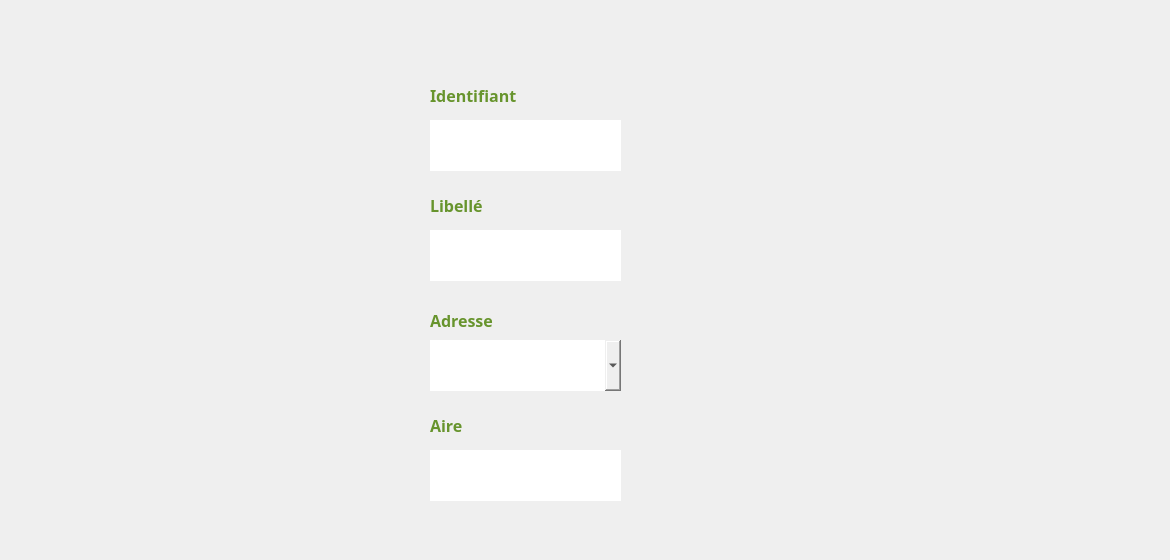
    <widget class="QWidget" name="AJ_ZV">
     <property name="styleSheet">
      <string notr="true">#AJ_ZV{
background-color: transparent;
border-image: url(:back2.jpg);
background: none;
border: none;
background-repeat: none;
}
</string>
     </property>
     <widget class="QComboBox" name="comboBox_Adresse_ZV_AJ">
      <property name="geometry">
       <rect>
        <x>430</x>
        <y>340</y>
        <width>191</width>
        <height>51</height>
       </rect>
      </property>
      <property name="font">
       <font>
        <family>Javanese Text</family>
        <pointsize>12</pointsize>
       </font>
      </property>
      <property name="styleSheet">
       <string notr="true">#comboBox_Adresse_ZV_AJ {
background-color: transparent;
border-image: url(:ch_ZV.png);
background: none;
border: none;
background-repeat: none;
}
</string>
      </property>
     </widget>
     <widget class="QLineEdit" name="lineEdit_Aire_ZV_AJ">
      <property name="geometry">
       <rect>
        <x>430</x>
        <y>450</y>
        <width>191</width>
        <height>51</height>
       </rect>
      </property>
      <property name="font">
       <font>
        <family>Javanese Text</family>
        <pointsize>12</pointsize>
       </font>
      </property>
      <property name="styleSheet">
       <string notr="true">#lineEdit_Aire_ZV_AJ {
background-color: transparent;
border-image: url(:ch_ZV.png);
background: none;
border: none;
background-repeat: none;
}
</string>
      </property>
      <property name="alignment">
       <set>Qt::AlignCenter</set>
      </property>
     </widget>
     <widget class="QLabel" name="label_34">
      <property name="geometry">
       <rect>
        <x>430</x>
        <y>410</y>
        <width>141</width>
        <height>31</height>
       </rect>
      </property>
      <property name="font">
       <font>
        <family>Segoe Print</family>
       </font>
      </property>
      <property name="text">
       <string>&lt;html&gt;&lt;head/&gt;&lt;body&gt;&lt;p&gt;&lt;span style=&quot; font-size:12pt; font-weight:600; color:#67942d;&quot;&gt;Aire&lt;/span&gt;&lt;/p&gt;&lt;/body&gt;&lt;/html&gt;</string>
      </property>
     </widget>
     <widget class="QLineEdit" name="lineEdit_Libelle_ZV_AJ">
      <property name="geometry">
       <rect>
        <x>430</x>
        <y>230</y>
        <width>191</width>
        <height>51</height>
       </rect>
      </property>
      <property name="font">
       <font>
        <family>Javanese Text</family>
        <pointsize>12</pointsize>
       </font>
      </property>
      <property name="styleSheet">
       <string notr="true">#lineEdit_Libelle_ZV_AJ {
background-color: transparent;
border-image: url(:ch_ZV.png);
background: none;
border: none;
background-repeat: none;
}
</string>
      </property>
      <property name="alignment">
       <set>Qt::AlignCenter</set>
      </property>
     </widget>
     <widget class="QLabel" name="label_37">
      <property name="geometry">
       <rect>
        <x>430</x>
        <y>300</y>
        <width>91</width>
        <height>41</height>
       </rect>
      </property>
      <property name="font">
       <font>
        <family>Segoe Print</family>
       </font>
      </property>
      <property name="text">
       <string>&lt;html&gt;&lt;head/&gt;&lt;body&gt;&lt;p&gt;&lt;span style=&quot; font-size:12pt; font-weight:600; color:#67942d;&quot;&gt;Adresse&lt;/span&gt;&lt;/p&gt;&lt;/body&gt;&lt;/html&gt;</string>
      </property>
     </widget>
     <widget class="QLabel" name="label_38">
      <property name="geometry">
       <rect>
        <x>430</x>
        <y>190</y>
        <width>181</width>
        <height>31</height>
       </rect>
      </property>
      <property name="font">
       <font>
        <family>Segoe Print</family>
       </font>
      </property>
      <property name="text">
       <string>&lt;html&gt;&lt;head/&gt;&lt;body&gt;&lt;p&gt;&lt;span style=&quot; font-size:12pt; font-weight:600; color:#67942d;&quot;&gt;Libellé&lt;/span&gt;&lt;/p&gt;&lt;/body&gt;&lt;/html&gt;</string>
      </property>
     </widget>
     <widget class="QLineEdit" name="lineEdit_Identifiant_ZV_AJ">
      <property name="geometry">
       <rect>
        <x>430</x>
        <y>120</y>
        <width>191</width>
        <height>51</height>
       </rect>
      </property>
      <property name="font">
       <font>
        <family>Javanese Text</family>
        <pointsize>12</pointsize>
       </font>
      </property>
      <property name="styleSheet">
       <string notr="true">#lineEdit_Identifiant_ZV_AJ {
background-color: transparent;
border-image: url(:ch_ZV.png);
background: none;
border: none;
background-repeat: none;
}
</string>
      </property>
      <property name="text">
       <string/>
      </property>
      <property name="alignment">
       <set>Qt::AlignCenter</set>
      </property>
     </widget>
     <widget class="QLabel" name="label_39">
      <property name="geometry">
       <rect>
        <x>430</x>
        <y>80</y>
        <width>181</width>
        <height>31</height>
       </rect>
      </property>
      <property name="font">
       <font>
        <family>Segoe Print</family>
       </font>
      </property>
      <property name="text">
       <string>&lt;html&gt;&lt;head/&gt;&lt;body&gt;&lt;p&gt;&lt;span style=&quot; font-size:12pt; font-weight:600; color:#67942d;&quot;&gt;Identifiant&lt;/span&gt;&lt;/p&gt;&lt;/body&gt;&lt;/html&gt;</string>
      </property>
     </widget>
     <widget class="QPushButton" name="pushButton_Annuler_ZV">
      <property name="geometry">
       <rect>
        <x>890</x>
        <y>500</y>
        <width>161</width>
        <height>51</height>
       </rect>
      </property>
      <property name="styleSheet">
       <string notr="true">#pushButton_Annuler_ZV {
background-color: transparent;
border-image: url(:Annuler_ZV.png);
background: none;
border: none;
background-repeat: none;
}</string>
      </property>
      <property name="text">
       <string/>
      </property>
     </widget>
     <widget class="QPushButton" name="pushButton_Close_Envir_8">
      <property name="geometry">
       <rect>
        <x>1130</x>
        <y>10</y>
        <width>31</width>
        <height>31</height>
       </rect>
      </property>
      <property name="styleSheet">
       <string notr="true">#pushButton_Close_Envir_8 {
background-color: transparent;
border-image: url(:close.png);
background: none;
border: none;
background-repeat: none;
}
</string>
      </property>
      <property name="text">
       <string/>
      </property>
     </widget>
     <widget class="QPushButton" name="pushButton_Save_ZV">
      <property name="geometry">
       <rect>
        <x>890</x>
        <y>430</y>
        <width>161</width>
        <height>51</height>
       </rect>
      </property>
      <property name="styleSheet">
       <string notr="true">#pushButton_Save_ZV {
background-color: transparent;
border-image: url(:Save_ZV.png);
background: none;
border: none;
background-repeat: none;
}</string>
      </property>
      <property name="text">
       <string/>
      </property>
     </widget>
    </widget>
